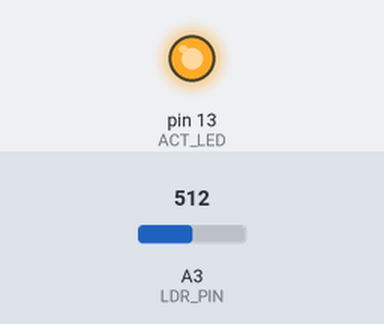
Simulated run of this sketch. Board: Arduino Uno, built with avr-gcc and run on an emulated ATmega328P. Parts: output pins drawn as LEDs (lit = HIGH). Inputs (shaded band) come from the test bench; at power-on: A3 (LDR_PIN) = 512.

Above: at 1.2 s.
1.3 s: A3 (LDR_PIN) set to 414
2.8 s: A3 (LDR_PIN) set to 390
At 3.6 s:
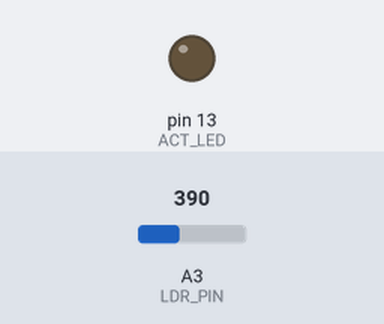
4.3 s: A3 (LDR_PIN) set to 410
At 4.7 s:
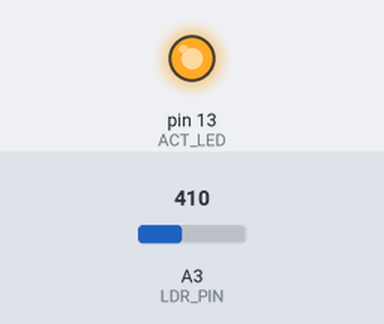
5.8 s: A3 (LDR_PIN) set to 306
At 7.1 s:
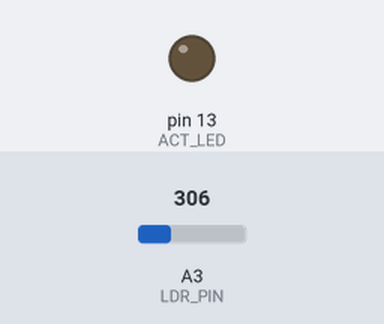
Timing chart, 0 to 8.3 s (numbered marks = the images above; inputs shaded):
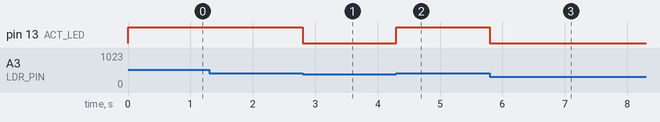

The sketch:

BLIST_One_Pro_LDR.ino
```cpp
//defines ACT_LED as pin 13
#define ACT_LED     13
//defines LDR_PIN as pin A3
#define LDR_PIN     A3

//function ran once on startup
void setup()
{
  //sets up LDR_PIN (Pin A3) as an input
  pinMode(LDR_PIN, INPUT);
  //sets up ACT_LED (Pin D13) as an output
  pinMode(ACT_LED, OUTPUT);
}

//forever loop
void loop()
{
  //dataLDR stores integer data sampled from analog pin 3 (0-1023)
  int dataLDR = analogRead(LDR_PIN);

  // if sampled data is greater than 400, the led will turn off
  if (dataLDR > 400)
  {
    digitalWrite(ACT_LED, HIGH);
  }

  // if sampled data is lower than 400, the led will turn on
  else
  {
    digitalWrite(ACT_LED, LOW);
  }
}
```

Measured:
- the behaviour switches between 401 and 400 on A3 (LDR_PIN) (found by bisection; images 0 and 1)
- after the input at 1.3 s, every drawn part: stays the same
- after the input at 2.8 s, pin 13 (ACT_LED): HIGH → LOW at once
- after the input at 4.3 s, pin 13 (ACT_LED): LOW → HIGH at once
- after the input at 5.8 s, pin 13 (ACT_LED): HIGH → LOW at once
